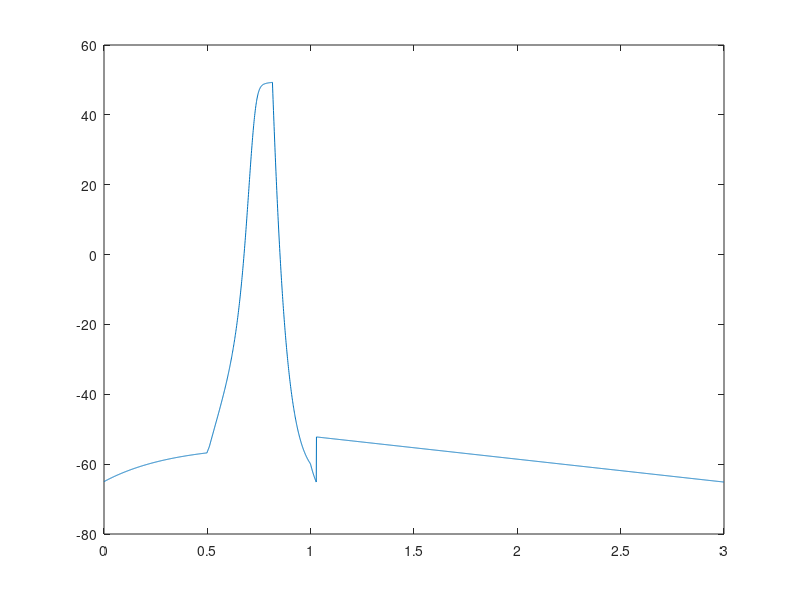

The MATLAB source for this figure:
%Constants
capitance = 0.1; % microfarads per centimeter squared
applied_current = 0; %nanoampheres

sodium_displacement = 50; % displacement from the equilibrium  ...
                          % potential in milllivolts
potassium_displacement = -77; % displacement from the equilibrium ...
                              % potential in milllivolts
leakage_displacement = -54.4; % displacement from the equilibrium ...
                               % potential in milllivolts

sodium_conductance = 120; % maximum conductance in millisiemens per ...
                          % centimeters squared
potassium_conductance = 36; % maximum conductance in millisiemens per ...
                            % centimeters squared
leakage_conductance = 0.3; % maximum conductance in millisiemens per ...
                           % centimeters squared
depolorization = 0; 
hyperpolorization = 1;

time = 3; % milliseconds
delta_time = .001; % milliseconds
number_iterations = time/delta_time;
time_array = zeros(1, number_iterations); % time array

an = @(voltage) (0.01 * (voltage + 55))/(1 - exp(-(voltage + 55) / 10));
     % n-gate opening rate constant in meters per second
am = @(voltage) (0.1 * (voltage + 40))/(1 - exp(-(voltage + 40) / 10));
     % m-gate opening rate constant in meters per second
ah = @(voltage) (0.07 * exp(-(voltage + 65) / 20));
     % h-gate opening rate constant in meters per second
bn = @(voltage) (0.125 * exp(-(voltage + 65) / 80));
     % n-gate closing rate constant in meters per second
bm = @(voltage) (4 * exp(-(voltage + 65) / 18));
     % m-gate closing rate constant in meters per second
bh = @(voltage) (1 / (exp(-(voltage + 35) / 10) + 1));
     % h-gate closing rate constant in meters per second

sodium_channel_current = @(voltage, n, m, h) (sodium_conductance * m^3 * ...
    h * (voltage - sodium_displacement)); %nanoampheres
potassium_channel_current = @(voltage, n, m, h) (potassium_conductance * ...
    n^4 * (voltage - potassium_displacement)); %nanoampheres
leakage_current = @(voltage, n, m, h) (leakage_conductance * ...
	(voltage - leakage_displacement)); %nanoampheres

dvdt = @(voltage, I, n, m, h) (((1 / capitance) * ...
     (I - (sodium_channel_current(voltage, n, m, h) + ...
     leakage_current(voltage, n, m, h)))));
dvdt2 = @(voltage, I, n, m, h) (((1 / capitance) * ...
     (I - (potassium_channel_current(voltage, n, m, h) + ...
     leakage_current(voltage, n, m, h)))));
 dvdt3 = @(voltage, I, n, m, h) (((1 / capitance) * ...
     (I - (leakage_current(voltage, n, m, h)))));
 

dndt = @(voltage, n, m, h) ((an(voltage) * (1 - n) - bn(voltage) * n));
dmdt = @(voltage, n, m, h) ((am(voltage) * (1 - m) - bm(voltage) * m));
dhdt = @(voltage, n, m, h) ((ah(voltage) * (1 - h) - bh(voltage) * h));
   
% initial values
V = zeros(1, number_iterations); % initialized voltage array
V(1) = -65; % initial voltage in millivolts
n = zeros(1, number_iterations); % initialized n array
n(1) = an(V(1)) / (an(V(1)) + bn(V(1))); % initial n-value
m = zeros(1, number_iterations); % initialized m array
m(1) = am(V(1)) / (am(V(1)) + bm(V(1))); % initial m-value
h = zeros(1, number_iterations); % initialized h array
h(1) = ah(V(1)) / (ah(V(1)) + bh(V(1))); % initial h-value
       
for i = 2:number_iterations
    time_array(i) = (i - 1) * delta_time;
    if i == 500;
         applied_current = 15;
     end
    if i == 1001
         applied_current = 0;
    end
    if V(i-1) <=-55 && depolorization == 0
    
        k1 = delta_time * dvdt3(V(i - 1), applied_current, n(i - 1), m(i - 1), h(i - 1));
        n1 = delta_time * dndt(V(i - 1), n(i - 1), m(i - 1), h(i - 1));
        m1 = delta_time * dmdt(V(i - 1), n(i - 1), m(i - 1), h(i - 1)); 
        h1 = delta_time * dhdt(V(i - 1), n(i - 1), m(i - 1), h(i - 1));

        k2 = delta_time * dvdt3(V(i - 1) + (0.5 * k1), applied_current, n(i - 1) + ...
            (0.5 * n1), m(i - 1) + (0.5 * m1), h(i - 1) + (0.5 * h1));
        n2 = delta_time * dndt(V(i - 1) + (0.5 * k1), n(i - 1) + ...
            (0.5 * n1), m(i - 1) + (0.5 * m1), h(i - 1) + (0.5 * h1));
        m2 = delta_time * dmdt(V(i - 1) + (0.5 * k1), n(i - 1) + ...
            (0.5 * n1), m(i - 1) + (0.5 * m1), h(i - 1) + (0.5 * h1));
        h2 = delta_time * dhdt(V(i - 1) + (0.5 * k1), n(i - 1) + ...
            (0.5 * n1), m(i - 1) + (0.5 * m1), h(i - 1) + (0.5 * h1));

        k3 = delta_time * dvdt3(V(i - 1) + (0.5 * k2), applied_current, n(i - 1) + ...
            (0.5 * n2), m(i - 1) + (0.5 * m2), h(i - 1) + (0.5 * h2));
        n3 = delta_time * dndt(V(i - 1) + (0.5 * k2), n(i - 1) + ...
            (0.5 * n2), m(i - 1) + (0.5 * m2), h(i - 1) + (0.5 * h2));
        m3 = delta_time * dmdt(V(i - 1) + (0.5 * k2), n(i - 1) + ...
            (0.5 * n2), m(i - 1) + (0.5 * m2), h(i - 1) + (0.5 * h2));
        h3 = delta_time * dhdt(V(i - 1) + (0.5 * k2), n(i - 1) + ...
            (0.5 * n2), m(i - 1) + (0.5 * m2), h(i - 1) + (0.5 * h2));

        k4 = delta_time * dvdt3(V(i - 1) + k3, applied_current, n(i - 1) + n3, m(i - 1) + m3, ...
            h(i - 1) + h3);
        n4 = delta_time * dndt(V(i - 1) + k3, n(i - 1) + n3, m(i - 1) + m3, ...
            h(i - 1) + h3);
        m4 = delta_time * dmdt(V(i - 1) + k3, n(i - 1) + n3, m(i - 1) + m3, ...
            h(i - 1) + h3);
        h4 = delta_time * dhdt(V(i - 1) + k3, n(i - 1) + n3, m(i - 1) + m3, ...
            h(i - 1) + h3);
    elseif V(i-1) < 49.3 && depolorization == 0

        k1 = delta_time * dvdt(V(i - 1), applied_current, n(i - 1), m(i - 1), h(i - 1));
        n1 = delta_time * dndt(V(i - 1), n(i - 1), m(i - 1), h(i - 1));
        m1 = delta_time * dmdt(V(i - 1), n(i - 1), m(i - 1), h(i - 1)); 
        h1 = delta_time * dhdt(V(i - 1), n(i - 1), m(i - 1), h(i - 1));

        k2 = delta_time * dvdt(V(i - 1) + (0.5 * k1), applied_current, n(i - 1) + ...
            (0.5 * n1), m(i - 1) + (0.5 * m1), h(i - 1) + (0.5 * h1));
        n2 = delta_time * dndt(V(i - 1) + (0.5 * k1), n(i - 1) + ...
            (0.5 * n1), m(i - 1) + (0.5 * m1), h(i - 1) + (0.5 * h1));
        m2 = delta_time * dmdt(V(i - 1) + (0.5 * k1), n(i - 1) + ...
            (0.5 * n1), m(i - 1) + (0.5 * m1), h(i - 1) + (0.5 * h1));
        h2 = delta_time * dhdt(V(i - 1) + (0.5 * k1), n(i - 1) + ...
            (0.5 * n1), m(i - 1) + (0.5 * m1), h(i - 1) + (0.5 * h1));

        k3 = delta_time * dvdt(V(i - 1) + (0.5 * k2), applied_current, n(i - 1) + ...
            (0.5 * n2), m(i - 1) + (0.5 * m2), h(i - 1) + (0.5 * h2));
        n3 = delta_time * dndt(V(i - 1) + (0.5 * k2), n(i - 1) + ...
            (0.5 * n2), m(i - 1) + (0.5 * m2), h(i - 1) + (0.5 * h2));
        m3 = delta_time * dmdt(V(i - 1) + (0.5 * k2), n(i - 1) + ...
            (0.5 * n2), m(i - 1) + (0.5 * m2), h(i - 1) + (0.5 * h2));
        h3 = delta_time * dhdt(V(i - 1) + (0.5 * k2), n(i - 1) + ...
            (0.5 * n2), m(i - 1) + (0.5 * m2), h(i - 1) + (0.5 * h2));

        k4 = delta_time * dvdt(V(i - 1) + k3, applied_current, n(i - 1) + n3, m(i - 1) + m3, ...
            h(i - 1) + h3);
        n4 = delta_time * dndt(V(i - 1) + k3, n(i - 1) + n3, m(i - 1) + m3, ...
            h(i - 1) + h3);
        m4 = delta_time * dmdt(V(i - 1) + k3, n(i - 1) + n3, m(i - 1) + m3, ...
            h(i - 1) + h3);
        h4 = delta_time * dhdt(V(i - 1) + k3, n(i - 1) + n3, m(i - 1) + m3, ...
            h(i - 1) + h3);
    elseif V(i-1) > 49.3 && depolorization == 0 && hyperpolorization == 1 
        
        depolorization = 1;
        k1 = delta_time * dvdt2(V(i - 1), applied_current, n(i - 1), m(i - 1), h(i - 1));
        n1 = delta_time * dndt(V(i - 1), n(i - 1), m(i - 1), h(i - 1));
        m1 = delta_time * dmdt(V(i - 1), n(i - 1), m(i - 1), h(i - 1)); 
        h1 = delta_time * dhdt(V(i - 1), n(i - 1), m(i - 1), h(i - 1));

        k2 = delta_time * dvdt2(V(i - 1) + (0.5 * k1), applied_current, n(i - 1) + ...
            (0.5 * n1), m(i - 1) + (0.5 * m1), h(i - 1) + (0.5 * h1));
        n2 = delta_time * dndt(V(i - 1) + (0.5 * k1), n(i - 1) + ...
            (0.5 * n1), m(i - 1) + (0.5 * m1), h(i - 1) + (0.5 * h1));
        m2 = delta_time * dmdt(V(i - 1) + (0.5 * k1), n(i - 1) + ...
            (0.5 * n1), m(i - 1) + (0.5 * m1), h(i - 1) + (0.5 * h1));
        h2 = delta_time * dhdt(V(i - 1) + (0.5 * k1), n(i - 1) + ...
            (0.5 * n1), m(i - 1) + (0.5 * m1), h(i - 1) + (0.5 * h1));

        k3 = delta_time * dvdt2(V(i - 1) + (0.5 * k2), applied_current, n(i - 1) + ...
            (0.5 * n2), m(i - 1) + (0.5 * m2), h(i - 1) + (0.5 * h2));
        n3 = delta_time * dndt(V(i - 1) + (0.5 * k2), n(i - 1) + ...
            (0.5 * n2), m(i - 1) + (0.5 * m2), h(i - 1) + (0.5 * h2));
        m3 = delta_time * dmdt(V(i - 1) + (0.5 * k2), n(i - 1) + ...
            (0.5 * n2), m(i - 1) + (0.5 * m2), h(i - 1) + (0.5 * h2));
        h3 = delta_time * dhdt(V(i - 1) + (0.5 * k2), n(i - 1) + ...
            (0.5 * n2), m(i - 1) + (0.5 * m2), h(i - 1) + (0.5 * h2));

        k4 = delta_time * dvdt2(V(i - 1) + k3, applied_current, n(i - 1) + n3, m(i - 1) + m3, ...
            h(i - 1) + h3);
        n4 = delta_time * dndt(V(i - 1) + k3, n(i - 1) + n3, m(i - 1) + m3, ...
            h(i - 1) + h3);
        m4 = delta_time * dmdt(V(i - 1) + k3, n(i - 1) + n3, m(i - 1) + m3, ...
            h(i - 1) + h3);
        h4 = delta_time * dhdt(V(i - 1) + k3, n(i - 1) + n3, m(i - 1) + m3, ...
            h(i - 1) + h3);
    elseif V(i-1) < 49.3 && depolorization == 1 && hyperpolorization == 1 && V(i-1) > -65
        fprintf("enter1\n");
        k1 = delta_time * dvdt2(V(i - 1), applied_current, n(i - 1), m(i - 1), h(i - 1));
        n1 = delta_time * dndt(V(i - 1), n(i - 1), m(i - 1), h(i - 1));
        m1 = delta_time * dmdt(V(i - 1), n(i - 1), m(i - 1), h(i - 1)); 
        h1 = delta_time * dhdt(V(i - 1), n(i - 1), m(i - 1), h(i - 1));

        k2 = delta_time * dvdt2(V(i - 1) + (0.5 * k1), applied_current, n(i - 1) + ...
            (0.5 * n1), m(i - 1) + (0.5 * m1), h(i - 1) + (0.5 * h1));
        n2 = delta_time * dndt(V(i - 1) + (0.5 * k1), n(i - 1) + ...
            (0.5 * n1), m(i - 1) + (0.5 * m1), h(i - 1) + (0.5 * h1));
        m2 = delta_time * dmdt(V(i - 1) + (0.5 * k1), n(i - 1) + ...
            (0.5 * n1), m(i - 1) + (0.5 * m1), h(i - 1) + (0.5 * h1));
        h2 = delta_time * dhdt(V(i - 1) + (0.5 * k1), n(i - 1) + ...
            (0.5 * n1), m(i - 1) + (0.5 * m1), h(i - 1) + (0.5 * h1));

        k3 = delta_time * dvdt2(V(i - 1) + (0.5 * k2), applied_current, n(i - 1) + ...
            (0.5 * n2), m(i - 1) + (0.5 * m2), h(i - 1) + (0.5 * h2));
        n3 = delta_time * dndt(V(i - 1) + (0.5 * k2), n(i - 1) + ...
            (0.5 * n2), m(i - 1) + (0.5 * m2), h(i - 1) + (0.5 * h2));
        m3 = delta_time * dmdt(V(i - 1) + (0.5 * k2), n(i - 1) + ...
            (0.5 * n2), m(i - 1) + (0.5 * m2), h(i - 1) + (0.5 * h2));
        h3 = delta_time * dhdt(V(i - 1) + (0.5 * k2), n(i - 1) + ...
            (0.5 * n2), m(i - 1) + (0.5 * m2), h(i - 1) + (0.5 * h2));

        k4 = delta_time * dvdt2(V(i - 1) + k3, applied_current, n(i - 1) + n3, m(i - 1) + m3, ...
            h(i - 1) + h3);
        n4 = delta_time * dndt(V(i - 1) + k3, n(i - 1) + n3, m(i - 1) + m3, ...
            h(i - 1) + h3);
        m4 = delta_time * dmdt(V(i - 1) + k3, n(i - 1) + n3, m(i - 1) + m3, ...
            h(i - 1) + h3);
        h4 = delta_time * dhdt(V(i - 1) + k3, n(i - 1) + n3, m(i - 1) + m3, ...
            h(i - 1) + h3);
    elseif V(i-1)<-65 && depolorization ==1 && hyperpolorization ==1
        hyperpolorization = 0;
        fprintf("enter2\n");
        k1 = delta_time * dvdt(V(i - 1), applied_current, n(i - 1), m(i - 1), h(i - 1));
        n1 = delta_time * dndt(V(i - 1), n(i - 1), m(i - 1), h(i - 1));
        m1 = delta_time * dmdt(V(i - 1), n(i - 1), m(i - 1), h(i - 1)); 
        h1 = delta_time * dhdt(V(i - 1), n(i - 1), m(i - 1), h(i - 1));

        k2 = delta_time * dvdt(V(i - 1) + (0.5 * k1), applied_current, n(i - 1) + ...
            (0.5 * n1), m(i - 1) + (0.5 * m1), h(i - 1) + (0.5 * h1));
        n2 = delta_time * dndt(V(i - 1) + (0.5 * k1), n(i - 1) + ...
            (0.5 * n1), m(i - 1) + (0.5 * m1), h(i - 1) + (0.5 * h1));
        m2 = delta_time * dmdt(V(i - 1) + (0.5 * k1), n(i - 1) + ...
            (0.5 * n1), m(i - 1) + (0.5 * m1), h(i - 1) + (0.5 * h1));
        h2 = delta_time * dhdt(V(i - 1) + (0.5 * k1), n(i - 1) + ...
            (0.5 * n1), m(i - 1) + (0.5 * m1), h(i - 1) + (0.5 * h1));

        k3 = delta_time * dvdt(V(i - 1) + (0.5 * k2), applied_current, n(i - 1) + ...
            (0.5 * n2), m(i - 1) + (0.5 * m2), h(i - 1) + (0.5 * h2));
        n3 = delta_time * dndt(V(i - 1) + (0.5 * k2), n(i - 1) + ...
            (0.5 * n2), m(i - 1) + (0.5 * m2), h(i - 1) + (0.5 * h2));
        m3 = delta_time * dmdt(V(i - 1) + (0.5 * k2), n(i - 1) + ...
            (0.5 * n2), m(i - 1) + (0.5 * m2), h(i - 1) + (0.5 * h2));
        h3 = delta_time * dhdt(V(i - 1) + (0.5 * k2), n(i - 1) + ...
            (0.5 * n2), m(i - 1) + (0.5 * m2), h(i - 1) + (0.5 * h2));

        k4 = delta_time * dvdt(V(i - 1) + k3, applied_current, n(i - 1) + n3, m(i - 1) + m3, ...
            h(i - 1) + h3);
        n4 = delta_time * dndt(V(i - 1) + k3, n(i - 1) + n3, m(i - 1) + m3, ...
            h(i - 1) + h3);
        m4 = delta_time * dmdt(V(i - 1) + k3, n(i - 1) + n3, m(i - 1) + m3, ...
            h(i - 1) + h3);
        h4 = delta_time * dhdt(V(i - 1) + k3, n(i - 1) + n3, m(i - 1) + m3, ...
            h(i - 1) + h3);
    elseif V(i-1)>V(i-2) && depolorization == 1 && hyperpolorization == 0
        fprintf("enter\n");
        k1 = delta_time * dvdt3(V(i - 1), applied_current, n(i - 1), m(i - 1), h(i - 1));
        n1 = delta_time * dndt(V(i - 1), n(i - 1), m(i - 1), h(i - 1));
        m1 = delta_time * dmdt(V(i - 1), n(i - 1), m(i - 1), h(i - 1)); 
        h1 = delta_time * dhdt(V(i - 1), n(i - 1), m(i - 1), h(i - 1));

        k2 = delta_time * dvdt3(V(i - 1) + (0.5 * k1), applied_current, n(i - 1) + ...
            (0.5 * n1), m(i - 1) + (0.5 * m1), h(i - 1) + (0.5 * h1));
        n2 = delta_time * dndt(V(i - 1) + (0.5 * k1), n(i - 1) + ...
            (0.5 * n1), m(i - 1) + (0.5 * m1), h(i - 1) + (0.5 * h1));
        m2 = delta_time * dmdt(V(i - 1) + (0.5 * k1), n(i - 1) + ...
            (0.5 * n1), m(i - 1) + (0.5 * m1), h(i - 1) + (0.5 * h1));
        h2 = delta_time * dhdt(V(i - 1) + (0.5 * k1), n(i - 1) + ...
            (0.5 * n1), m(i - 1) + (0.5 * m1), h(i - 1) + (0.5 * h1));

        k3 = delta_time * dvdt3(V(i - 1) + (0.5 * k2), applied_current, n(i - 1) + ...
            (0.5 * n2), m(i - 1) + (0.5 * m2), h(i - 1) + (0.5 * h2));
        n3 = delta_time * dndt(V(i - 1) + (0.5 * k2), n(i - 1) + ...
            (0.5 * n2), m(i - 1) + (0.5 * m2), h(i - 1) + (0.5 * h2));
        m3 = delta_time * dmdt(V(i - 1) + (0.5 * k2), n(i - 1) + ...
            (0.5 * n2), m(i - 1) + (0.5 * m2), h(i - 1) + (0.5 * h2));
        h3 = delta_time * dhdt(V(i - 1) + (0.5 * k2), n(i - 1) + ...
            (0.5 * n2), m(i - 1) + (0.5 * m2), h(i - 1) + (0.5 * h2));

        k4 = delta_time * dvdt3(V(i - 1) + k3, applied_current, n(i - 1) + n3, m(i - 1) + m3, ...
            h(i - 1) + h3);
        n4 = delta_time * dndt(V(i - 1) + k3, n(i - 1) + n3, m(i - 1) + m3, ...
            h(i - 1) + h3);
        m4 = delta_time * dmdt(V(i - 1) + k3, n(i - 1) + n3, m(i - 1) + m3, ...
            h(i - 1) + h3);
        h4 = delta_time * dhdt(V(i - 1) + k3, n(i - 1) + n3, m(i - 1) + m3, ...
            h(i - 1) + h3);
    end

    V(i) = V(i - 1) + 1 / 6 * (k1 + 2 * k2 + 2 * k3 + k4);
    n(i) = n(i - 1) + 1 / 6 * (n1 + 2 * n2 + 2 * n3 + n4);
    m(i) = m(i - 1) + 1 / 6 * (m1 + 2 * m2 + 2 * m3 + m4);
    h(i) = h(i - 1) + 1 / 6 * (h1 + 2 * h2 + 2 * h3 + h4);
end

figure()
plot(time_array, V)